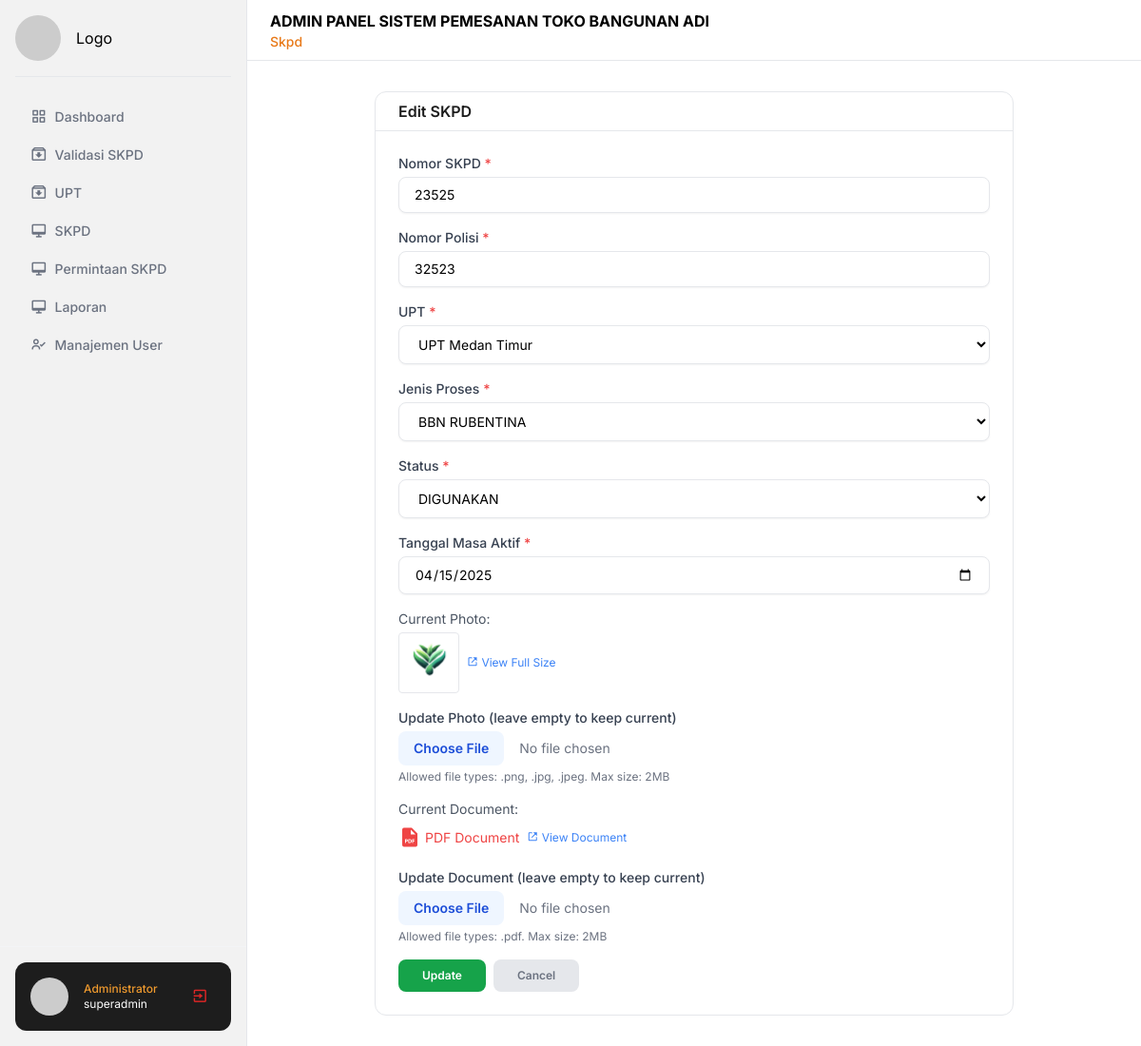
The app's page /main/?page=skpd&act=edit&id=5 (signed in) with its own data.
### tables this page shows
CREATE TABLE `tb_skpd` (
  `id` int NOT NULL,
  `nomor_skpd` varchar(100) NOT NULL,
  `nomor_polisi` varchar(100) NOT NULL,
  `jenis_proses` varchar(255) DEFAULT NULL,
  `upt_id` int NOT NULL,
  `status` enum('DIGUNAKAN','BATAL','RUSAK') NOT NULL,
  `masa_aktif` date NOT NULL,
  `upload_bukti` text,
  `berita_acara` text,
  `createdAt` datetime NOT NULL,
  `updatedAt` datetime NOT NULL
);

### utilities/func/query.php (called while the page is built, shortened)
<?php
function getData(
  $table,
  $columns = "*",
  $join = "",
  $condition = "",
  $orderBy = "",
  $limit = ""
) {
  global $conn;
  $query = "SELECT $columns FROM $table";
  if (!empty($condition)) {
    $query .= " WHERE $condition";
  }
  $statement = mysqli_prepare($conn, $query);
  mysqli_stmt_execute($statement);
  $data = array();
  $result = mysqli_stmt_get_result($statement);
  while ($row = mysqli_fetch_assoc($result)) {
    $data[] = $row;
  }
  return $data;
}

### components/select/select.php (the view)
<?php
function baseSelect(
  $label,
  $name,
  $dataOption,
  $valueOption,
  $labelOption,
  $defaultOption,
  $selectedOption = '',
  $required = false,
) {
  $requiredAttr = $required ? 'required' : '';
  $requiredLabel = $required ? ' <span class="text-red-500">*</span>' : '';
  $selectHTML = "
    <div>
      <label class='block text-sm font-medium text-gray-700'>{$label}{$requiredLabel}</label>
      <select name='{$name}' class='bg-white mt-1 w-full rounded-lg border py-2.5 px-4 border-gray-200 shadow-sm sm:text-sm' {$requiredAttr}>
        <option value=''>{$defaultOption}</option>";
  foreach ($dataOption as $option) {
    $selected = ($option[$valueOption] == $selectedOption) ? 'selected' : '';
    $selectHTML .= "<option value='{$option[$valueOption]}' {$selected}>{$option[$labelOption]}</option>";
  }
  $selectHTML .= "</select>
    </div>";
  return $selectHTML;
}
?>

### main/pages/skpd/edit.php (shortened to what this page needs)
<?php
require '../components/input/input.php';
require '../components/select/select.php';
require '../components/date/date.php';
require '../components/upload/file-upload.php';
$id = isset($_GET['id']) ? $_GET['id'] : '';
$skpdData = getData('tb_skpd', '*', '', "id = '$id'");
$skpd = $skpdData[0];
$StatusProc = [
  ['value' => 'DIGUNAKAN', 'label' => 'DIGUNAKAN'],
  ['value' => 'BATAL', 'label' => 'BATAL'],
  ['value' => 'RUSAK', 'label' => 'RUSAK']
];
$JenisProses = [
  ['value' => 'GANTI STNK', 'label' => 'GANTI STNK'],
  ['value' => 'BBN RUBENTINA', 'label' => 'BBN RUBENTINA'],
  ['value' => 'PENGESAHAN', 'label' => 'PENGESAHAN'],
  ['value' => 'FISKAL', 'label' => 'FISKAL'],
  ['value' => 'KENDARAAN BARU', 'label' => 'KENDARAAN BARU'],
  ['value' => 'LAPOR ANTAR TIBA PROVINSI', 'label' => 'LAPOR ANTAR TIBA PROVINSI'],
];
$listUPT = getData('tb_upt');
?>
<div class="border rounded-xl max-w-2xl mx-auto">
  <div class="px-6 py-2 flex justify-between items-center">
    <h1 class="font-semibold text-[#1d1d1d]">Edit SKPD</h1>
  </div>
  <hr>
  <div class="p-6">
    <form method="POST" enctype="multipart/form-data">
      <div class="space-y-4">
        <?= baseInput('Nomor SKPD', 'nomor_skpd', true, 'text', $skpd['nomor_skpd'], 'Enter SKPD Number', 'off') ?>
        <?= baseInput('Nomor Polisi', 'nomor_polisi', true, 'text', $skpd['nomor_polisi'], 'Enter Police Number', 'off') ?>
        <?= baseSelect('UPT', 'upt_id', $listUPT, 'id', 'nama', 'Select UPT', $skpd['upt_id'], true) ?>
        <?= baseSelect('Jenis Proses', 'jenis_proses', $JenisProses, 'value', 'label', 'Jenis Proses', $skpd['jenis_proses'], true); ?>
        <?= baseSelect('Status', 'status', $StatusProc, 'value', 'label', 'Status', $skpd['status'], true); ?>
        <?= baseDate(
          'Tanggal Masa Aktif',
          'masa_aktif',
          true,
          date('Y-m-d', strtotime($skpd['masa_aktif'])),
          'Select Date'
        ) ?>
        <?php if (!empty($skpd['upload_bukti'])): ?>
          <div class="mb-2">
            <p class="text-sm text-gray-600 mb-1">Current Photo:</p>
            <?php
            $fileExtension = pathinfo($skpd['upload_bukti'], PATHINFO_EXTENSION);
            if (in_array(strtolower($fileExtension), ['jpg', 'jpeg', 'png'])):
            ?>
              <div class="flex items-center gap-2">
                <img src="../public/<?= $skpd['upload_bukti'] ?>" alt="Current Photo" class="h-16 w-16 object-cover rounded border">
                <a href="../public/<?= $skpd['upload_bukti'] ?>" target="_blank" class="text-blue-500 hover:text-blue-700 text-xs">
                  <i class="bx bx-link-external"></i> View Full Size
                </a>
              </div>
            <?php else: ?>
              <p class="text-sm text-gray-500">No image available</p>
            <?php endif; ?>
          </div>
        <?php endif; ?>
        <?= baseFileUpload(
          'Update Photo (leave empty to keep current)',
          'upload_bukti',
          false,
          ['image/png', 'image/jpeg'],
          2097152
        ) ?>
        <?php if (!empty($skpd['berita_acara'])): ?>
          <div class="mb-2">
            <p class="text-sm text-gray-600 mb-1">Current Document:</p>
            <?php
            $fileExtension = pathinfo($skpd['berita_acara'], PATHINFO_EXTENSION);
            if (strtolower($fileExtension) == 'pdf'):
            ?>
              <div class="flex items-center gap-2">
                <div class="flex items-center text-red-500">
                  <i class="bx bxs-file-pdf text-2xl"></i>
                  <span class="ml-1 text-sm">PDF Document</span>
                </div>
                <a href="../public/<?= $skpd['berita_acara'] ?>" target="_blank" class="text-blue-500 hover:text-blue-700 text-xs">
                  <i class="bx bx-link-external"></i> View Document
                </a>
              </div>
            <?php else: ?>
              <p class="text-sm text-gray-500">No document available</p>
            <?php endif; ?>
          </div>
        <?php endif; ?>
        <?= baseFileUpload(
          'Update Document (leave empty to keep current)',
          'berita_acara',
          false,
          ['application/pdf'],
          2097152
        ) ?>
        <div class="flex items-center gap-2">
          <button type="submit" class="text-center py-2 px-6 inline-flex items-center gap-x-1 text-xs font-semibold rounded-lg border border-transparent bg-green-600 text-white hover:bg-green-700 disabled:opacity-50 disabled:pointer-events-none transition-all">
            <span>Update</span>
          </button>
          <a href="?page=skpd" class="text-center py-2 px-6 inline-flex items-center gap-x-1 text-xs font-semibold rounded-lg border border-transparent bg-gray-200 text-gray-500 hover:bg-gray-300 disabled:opacity-50 disabled:pointer-events-none transition-all">
            Cancel
          </a>
        </div>
      </div>
    </form>
  </div>
</div>

### components/input/input.php
<?php
function baseInput(
  $label,
  $name,
  $required = false,
  $type = 'text',
  $value = '',
  $placeholder = '',
  $autocomplete = 'off'
) {
  $requiredAttr = $required ? 'required' : '';
  $requiredLabel = $required ? ' <span class="text-red-500">*</span>' : '';
  return "
    <div>
      <label class='block text-sm font-medium text-gray-700'>{$label}{$requiredLabel}</label>
      <input type='{$type}' name='{$name}' value='{$value}' placeholder='{$placeholder}' autocomplete='{$autocomplete}' class='mt-1 w-full rounded-lg border py-2 px-4 border-gray-200 shadow-sm sm:text-sm' {$requiredAttr} />
    </div>
  ";
}

### components/date/date.php
<?php
function baseDate(
    $label,
    $name,
    $required = false,
    $value = '',
    $min = '',
    $max = ''
) {
    $requiredAttr = $required ? 'required' : '';
    $requiredLabel = $required ? ' <span class="text-red-500">*</span>' : '';
    $minAttr = $min ? "min='{$min}'" : '';
    $maxAttr = $max ? "max='{$max}'" : '';
    return "
    <div>
      <label class='block text-sm font-medium text-gray-700'>{$label}{$requiredLabel}</label>
      <input type='date' name='{$name}' value='{$value}' {$minAttr} {$maxAttr} class='mt-1 w-full rounded-lg border py-2 px-4 border-gray-200 shadow-sm sm:text-sm' {$requiredAttr} />
    </div>
  ";
}

### assets/css/index.css (style rules this page uses)
* { font-family: "Inter", sans-serif; }

### records on screen
tb_skpd: nomor_skpd "23525", nomor_polisi "32523", masa_aktif "04/15/2025", upload_bukti (picture)

### other values on screen
$menu['label'] "Dashboard"
$menu['label'] "Validasi SKPD"
$menu['label'] "UPT"
$menu['label'] "SKPD"
$menu['label'] "Permintaan SKPD"
$menu['label'] "Laporan"
$menu['label'] "Manajemen User"
$_SESSION['username'] "superadmin"
$head_title "Skpd"
$label "Nomor SKPD Nomor Polisi"
$label "UPT Jenis Proses Status"
$label "Tanggal Masa Aktif"
$label "Update Photo (leave empty to keep current) Update Document (leave empty to keep current)"
$allowedExtText ".png, .jpg, .jpeg .pdf"
$maxSize / 1048576 "2 2"
